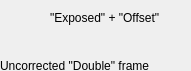
     <widget class="caFrame" name="caframe_9">
      <property name="geometry">
       <rect>
        <x>260</x>
        <y>80</y>
        <width>191</width>
        <height>71</height>
       </rect>
      </property>
      <property name="visibility">
       <enum>caFrame::Calc</enum>
      </property>
      <property name="visibilityCalc">
       <string notr="true">(A==1)</string>
      </property>
      <property name="channel" stdset="0">
       <string notr="true">$(P)$(R)DoubleMode</string>
      </property>
      <property name="channelB">
       <string notr="true"/>
      </property>
      <widget class="caGraphics" name="cagraphics_25">
       <property name="geometry">
        <rect>
         <x>10</x>
         <y>10</y>
         <width>41</width>
         <height>21</height>
        </rect>
       </property>
       <property name="foreground">
        <color>
         <red>180</red>
         <green>180</green>
         <blue>180</blue>
        </color>
       </property>
       <property name="fillstyle" stdset="0">
        <enum>caGraphics::Filled</enum>
       </property>
       <property name="lineSize">
        <number>2</number>
       </property>
       <property name="lineColor">
        <color>
         <red>180</red>
         <green>180</green>
         <blue>180</blue>
        </color>
       </property>
       <property name="form">
        <enum>caGraphics::Arrow</enum>
       </property>
       <property name="arrowSize">
        <number>20</number>
       </property>
       <property name="arrowMode">
        <enum>caGraphics::Single</enum>
       </property>
       <property name="tiltAngle">
        <number>180</number>
       </property>
      </widget>
      <widget class="caLabel" name="calabel_132">
       <property name="geometry">
        <rect>
         <x>50</x>
         <y>10</y>
         <width>111</width>
         <height>16</height>
        </rect>
       </property>
       <property name="text">
        <string>&quot;Exposed&quot; + &quot;Offset&quot;</string>
       </property>
       <property name="alignment">
        <set>Qt::AlignLeading|Qt::AlignLeft|Qt::AlignVCenter</set>
       </property>
       <property name="foreground">
        <color>
         <red>180</red>
         <green>180</green>
         <blue>180</blue>
        </color>
       </property>
       <property name="background">
        <color alpha="0">
         <red>160</red>
         <green>160</green>
         <blue>164</blue>
        </color>
       </property>
       <property name="visibility">
        <enum>caLabel::StaticV</enum>
       </property>
       <property name="visibilityCalc">
        <string notr="true"/>
       </property>
       <property name="channel" stdset="0">
        <string notr="true"/>
       </property>
       <property name="channelB">
        <string notr="true"/>
       </property>
       <property name="channelC">
        <string notr="true"/>
       </property>
      </widget>
      <widget class="caLabel" name="calabel_135">
       <property name="geometry">
        <rect>
         <x>0</x>
         <y>50</y>
         <width>181</width>
         <height>31</height>
        </rect>
       </property>
       <property name="text">
        <string>Uncorrected &quot;Double&quot; frame</string>
       </property>
       <property name="alignment">
        <set>Qt::AlignLeading|Qt::AlignLeft|Qt::AlignVCenter</set>
       </property>
       <property name="foreground">
        <color>
         <red>3</red>
         <green>180</green>
         <blue>0</blue>
        </color>
       </property>
       <property name="background">
        <color alpha="0">
         <red>160</red>
         <green>160</green>
         <blue>164</blue>
        </color>
       </property>
       <property name="visibility">
        <enum>caLabel::Calc</enum>
       </property>
       <property name="visibilityCalc">
        <string notr="true"/>
       </property>
       <property name="channel" stdset="0">
        <string notr="true"/>
       </property>
       <property name="channelB">
        <string notr="true"/>
       </property>
       <property name="buddy">
        <cstring></cstring>
       </property>
      </widget>
      <widget class="caGraphics" name="cagraphics_27">
       <property name="geometry">
        <rect>
         <x>70</x>
         <y>30</y>
         <width>51</width>
         <height>21</height>
        </rect>
       </property>
       <property name="foreground">
        <color>
         <red>180</red>
         <green>180</green>
         <blue>180</blue>
        </color>
       </property>
       <property name="fillstyle" stdset="0">
        <enum>caGraphics::Filled</enum>
       </property>
       <property name="lineSize">
        <number>2</number>
       </property>
       <property name="lineColor">
        <color>
         <red>180</red>
         <green>180</green>
         <blue>180</blue>
        </color>
       </property>
       <property name="form">
        <enum>caGraphics::Arrow</enum>
       </property>
       <property name="arrowSize">
        <number>29</number>
       </property>
       <property name="arrowMode">
        <enum>caGraphics::Single</enum>
       </property>
       <property name="tiltAngle">
        <number>270</number>
       </property>
      </widget>
     </widget>
